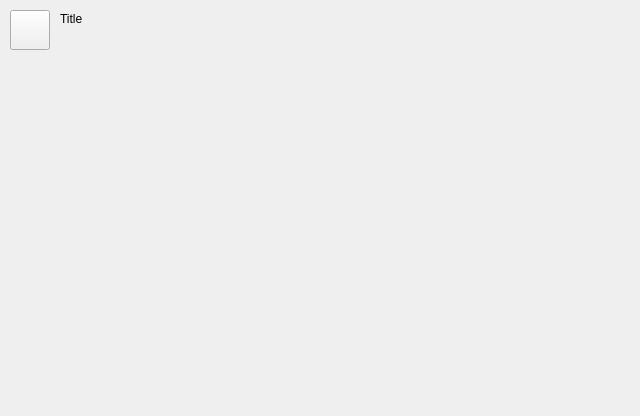
<?xml version="1.0" encoding="UTF-8"?>
<ui version="4.0">
 <class>EntertainmentAdvisorWidget</class>
 <widget class="QWidget" name="EntertainmentAdvisorWidget">
  <property name="geometry">
   <rect>
    <x>0</x>
    <y>0</y>
    <width>640</width>
    <height>416</height>
   </rect>
  </property>
  <property name="windowTitle">
   <string>Form</string>
  </property>
  <widget class="Button" name="cIconButton">
   <property name="geometry">
    <rect>
     <x>10</x>
     <y>10</y>
     <width>40</width>
     <height>40</height>
    </rect>
   </property>
   <property name="text">
    <string/>
   </property>
  </widget>
  <widget class="Label" name="cTitle">
   <property name="geometry">
    <rect>
     <x>60</x>
     <y>12</y>
     <width>545</width>
     <height>35</height>
    </rect>
   </property>
   <property name="text">
    <string>Title</string>
   </property>
   <property name="alignment">
    <set>Qt::AlignLeading|Qt::AlignLeft|Qt::AlignTop</set>
   </property>
  </widget>
 </widget>
 <customwidgets>
  <customwidget>
   <class>Button</class>
   <extends>QPushButton</extends>
   <header>widget/button.h</header>
  </customwidget>
  <customwidget>
   <class>Label</class>
   <extends>QLabel</extends>
   <header>widget/label.h</header>
  </customwidget>
 </customwidgets>
 <resources/>
 <connections/>
</ui>
